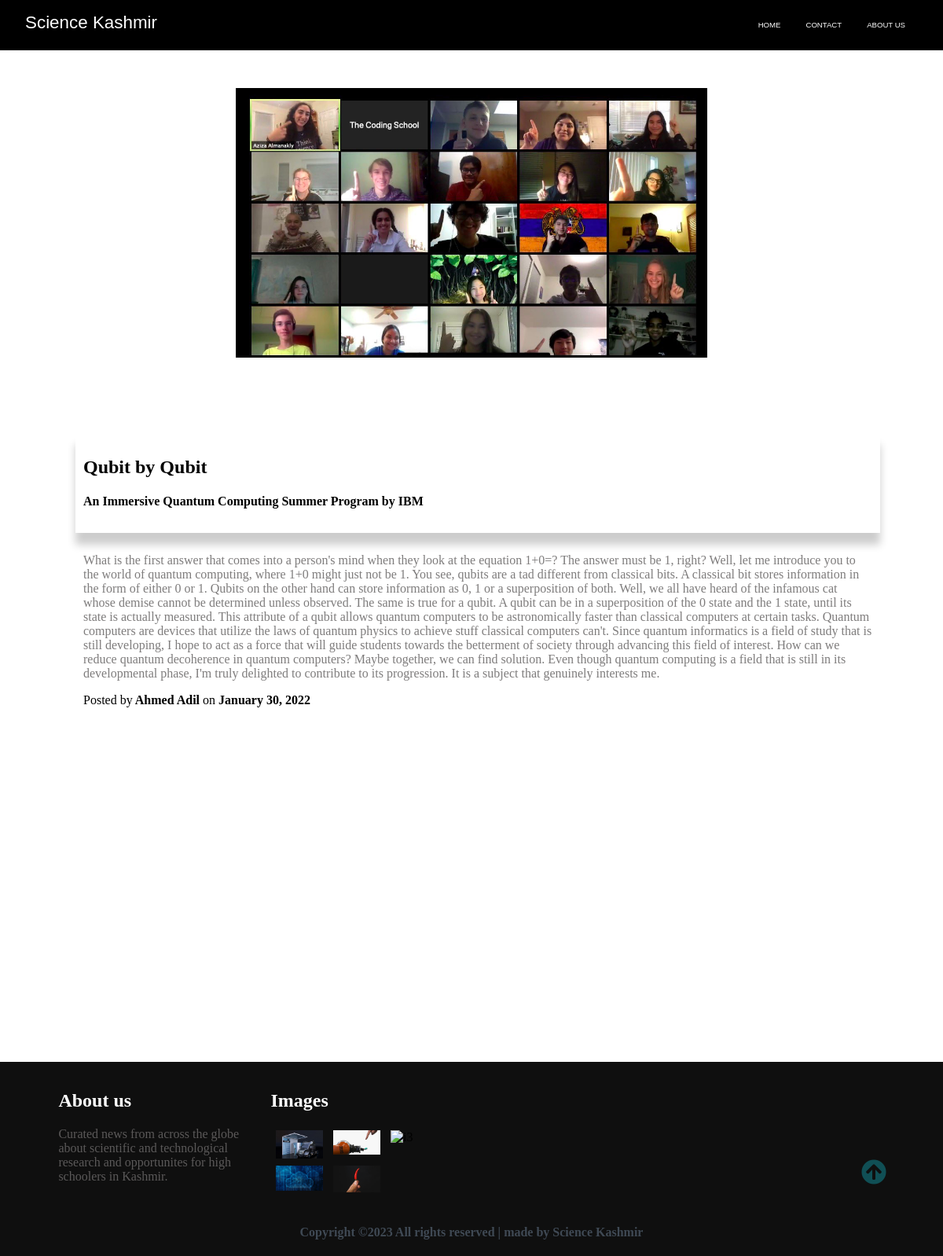
/post/Qubit, run on an earlier commit of the app's database.
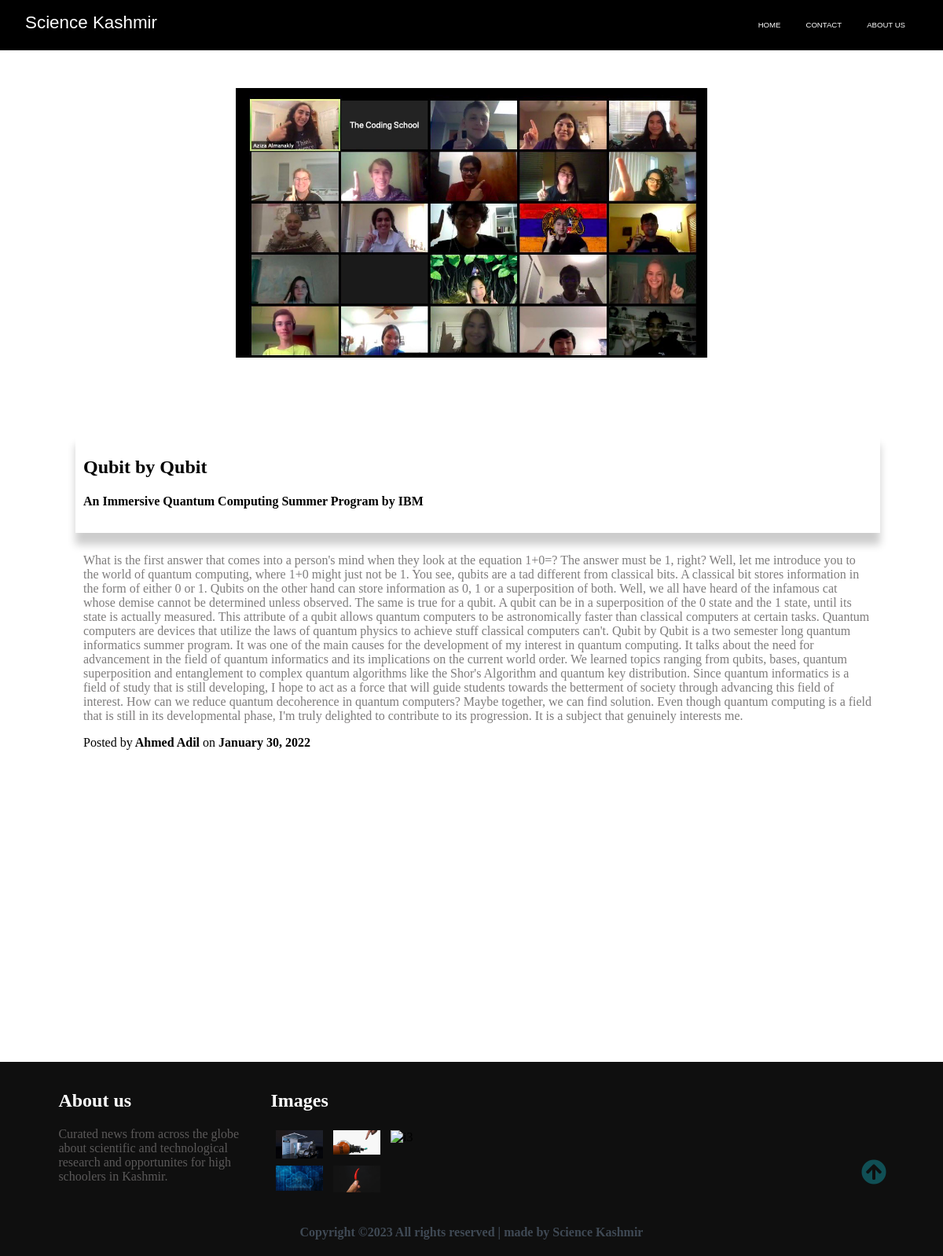
And on a later commit of the database.
### app.py (models this page shows)
class Posts(db.Model):
    id = db.Column(db.Integer, primary_key=True)
    category = db.Column(db.String(255))
    title = db.Column(db.String(255))
    subtitle = db.Column(db.String(255))
    content = db.Column(db.Text)
    author = db.Column(db.String(255))
    date_posted = db.Column(db.DateTime)
    slug = db.Column(db.String(255))
    image_name = db.Column(db.String(255))

### app.py (the view)
@app.route("/post/<string:slug>")
def post(slug):
    try:
        post = Posts.query.filter_by(slug=slug).one()
        return render_template("post.html", post=post)
    except sqlalchemy.exc.NoResultFound:
        abort(404)

### templates/post.html
{% extends "layout.html" %}
{% block headlines %}
<section class="site-title">
    <div class="site-background" data-aos="fade-up" data-aos-delay="100">
        <img src="{{url_for('static', filename='/assets/Blog-Post-Main/')}}{{post.image_name}}.jpg">
    </div>
</section>
{% endblock %}
{% block content %}
<article class="mb-4">
    <div class="container-2 px-4 px-lg-5">
        <div class="post-container">
            <h1>{{post.title}}</h1>
            <h4>{{post.subtitle}}</h4>
        </div>
        <div class="content-12">
            <p>{{post.content | safe}}</p>
            <span class="meta">Posted by</span><b> {{post.author}}</b> on <b>{{post.date_posted.strftime('%B %d, %Y')}}</b></span>
        </div>
    </div>
</article>
{% endblock %}

What changed in the data, as far as the page shows it:
changed Posts "Qubit by Qubit": content "…stuff classical computers can't. Since quantum informatics is…" → "…stuff classical computers can't. Qubit by Qubit is a two semester long quantum informatics summer program. It was one of the main causes for the development of my interest in quantum computing. It talks about the need for advancement in the field of quantum informatics and its implications on the current world order. We learned topics ranging from qubits, bases, quantum superposition and entanglement to complex quantum algorithms like the Shor's Algorithm and quantum key distribution. Since quantum informatics is…"
